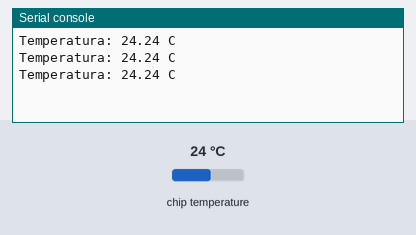
The program below on a simulated Raspberry Pi Pico running MicroPython. On the bench: the last lines printed to the serial console. Inputs (shaded band) come from the test bench; at power-on: chip temperature 24 °C.

Above: at 1.2 s.
1.3 s: chip temperature set to 1 °C
At 1.9 s:
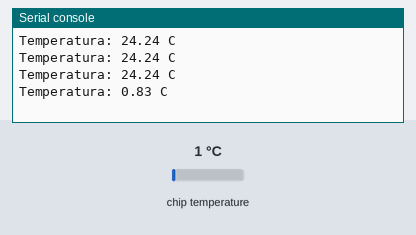
2.8 s: chip temperature set to 11 °C
At 3.4 s:
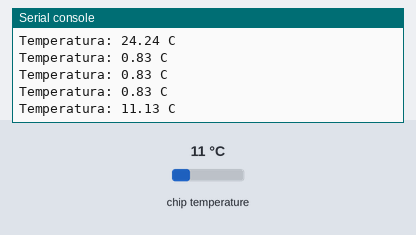
Timing chart, 0 to 5.8 s (numbered marks = the images above; inputs shaded):
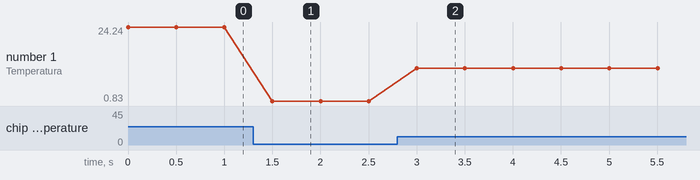

Measured:
- after the input at 1.3 s, the serial console: prints a new line after 0.20 s (image 1)
- after the input at 2.8 s, the serial console: prints a new line after 0.20 s (image 2)
- plotted number 1: 24.24 → 0.83 after the input at 1.3 s, 0.83 → 11.13 after the input at 2.8 s

The program:

tempSens.py
```python
from machine import ADC
import utime

sensor = ADC(4)

while True:
    valor = sensor.read_u16()
    voltaje = valor*3.3/65535
    temp = 27-(voltaje-0.706)/0.001721
    print("Temperatura: {:.2f} C".format(temp))
    utime.sleep_ms(500)
```
